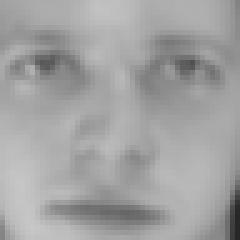
#> input picture CHW4/Q1/ORL/s1/1.bmp, 48 x 48 px (shown 5 times larger); its folder holds 3 pictures in this run
$ jupyter execute --allow-errors PCA.ipynb
#> lines starting #> are read from the running program, lines starting #| are printed output that depends on the picture
# Enter Student Name & ID

[cell 1]
student_id = 400101967 #@param {type:"integer"}
student_name = "Ehsan Merrikhi" #@param {type:"string"}

print("your student id:", student_id)
print("your name:", student_name)

## Part 1. Implementing Your Own PCA Function.

### 1.1 Complete the function below using only the `numpy` library.

[cell 2]
import numpy as np

[cell 3]
def myPCA(X, num_components):
    # Center the data by subtracting the mean of each feature
    X_center = X - np.mean(X, axis=0)

    # Calculate the covariance matrix of the centered data
    X_cov = np.cov(X_center, rowvar=False)

    # Perform eigen decomposition of the covariance matrix
    # Use np.linalg.eigh since the covariance matrix is symmetric
    eigvals, eigvecs = np.linalg.eigh(X_cov)

    # Sort the eigenvalues and corresponding eigenvectors in descending order
    sort_idx = np.argsort(eigvals)[::-1]
    sort_eigvecs = eigvecs[:, sort_idx]

    # Select the top 'num_components' eigenvectors
    selected_eigvecs = sort_eigvecs[:, :num_components]

    # Project the centered data onto the selected eigenvectors
    X_reduced = np.dot(X_center, selected_eigvecs)

    return X_reduced

### 1.2 Perform your PCA function on the IRIS dataset, reduce it to 2D, and plot the results.

[cell 4]
import matplotlib.pyplot as plt
from sklearn.datasets import load_iris

[cell 5]
dataset = load_iris()
X = dataset.data
y = dataset.target

num_components = 2
X_reduced = myPCA(X, num_components=num_components)

plt.figure(figsize=(8, 6))
plt.scatter(X_reduced[:, 0], X_reduced[:, 1], c=y, cmap='viridis', edgecolor='k', s=100)
plt.xlabel('Principal Component 1')
plt.ylabel('Principal Component 2')
plt.title('PCA of Iris Dataset')
plt.colorbar()
plt.show()
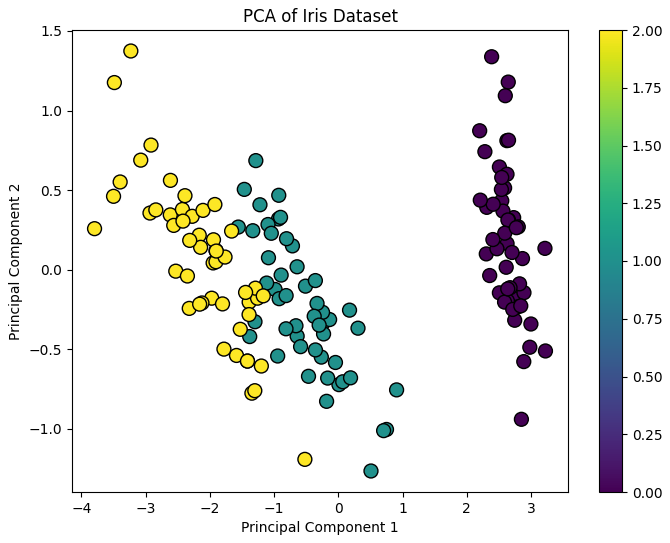
#> figure drawn by matplotlib, 2 panels

## Part 2. Faces Dataset

The dataset contains a total of 40 folders, each contains 10 images depicting a specific individual in ten different states.

### 2.1  Describe eigenfaces and how they are related to PCA.

`Answer 2.1: `

eigenfaces are the principal components derived from applying PCA to face images.

They can be used to reduce the dimension of the data which is helpful in compressing.

They can be used in face recognition.

They can also be used in decomposing images.

### 2.2 Read the given dataset and create train and test matrices.
For each person, use the first five images for training and the second five images for test (`X_train`, `X_test`). Also, create labels for them (`y_train`, `y_test`).

Note: For reading the images, you can use opencv library. You can install this library using the below command in terminal:

`pip install opencv-python`

[cell 6]
import cv2 as cv
import os

# img loader
def load_images():
    data_path = './ORL'
    train_images = []
    y_train = []
    test_images = []
    y_test = []
    for i in range(1, 41):
        folder_path = os.path.join(data_path, f's{i}')
        images = [cv.imread(os.path.join(folder_path, f'{j}.bmp'), cv.IMREAD_GRAYSCALE) for j in range(1, 11)]
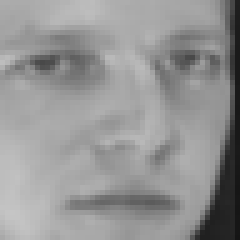
#> input picture CHW4/Q1/ORL/s1/2.bmp, 48 x 48 px (shown 5 times larger)
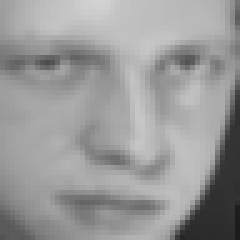
#> input picture CHW4/Q1/ORL/s1/10.bmp, 48 x 48 px (shown 5 times larger)
        train_images.extend(images[:5])
        test_images.extend(images[5:])

        y_train.extend([i] * 5)
        y_test.extend([i] * 5)

    return train_images, test_images, y_train, y_test

# Load images
train_images, test_images, y_train, y_test = load_images()

# Preprocess images
#> (the rest of this cell did not finish here and is left out)
